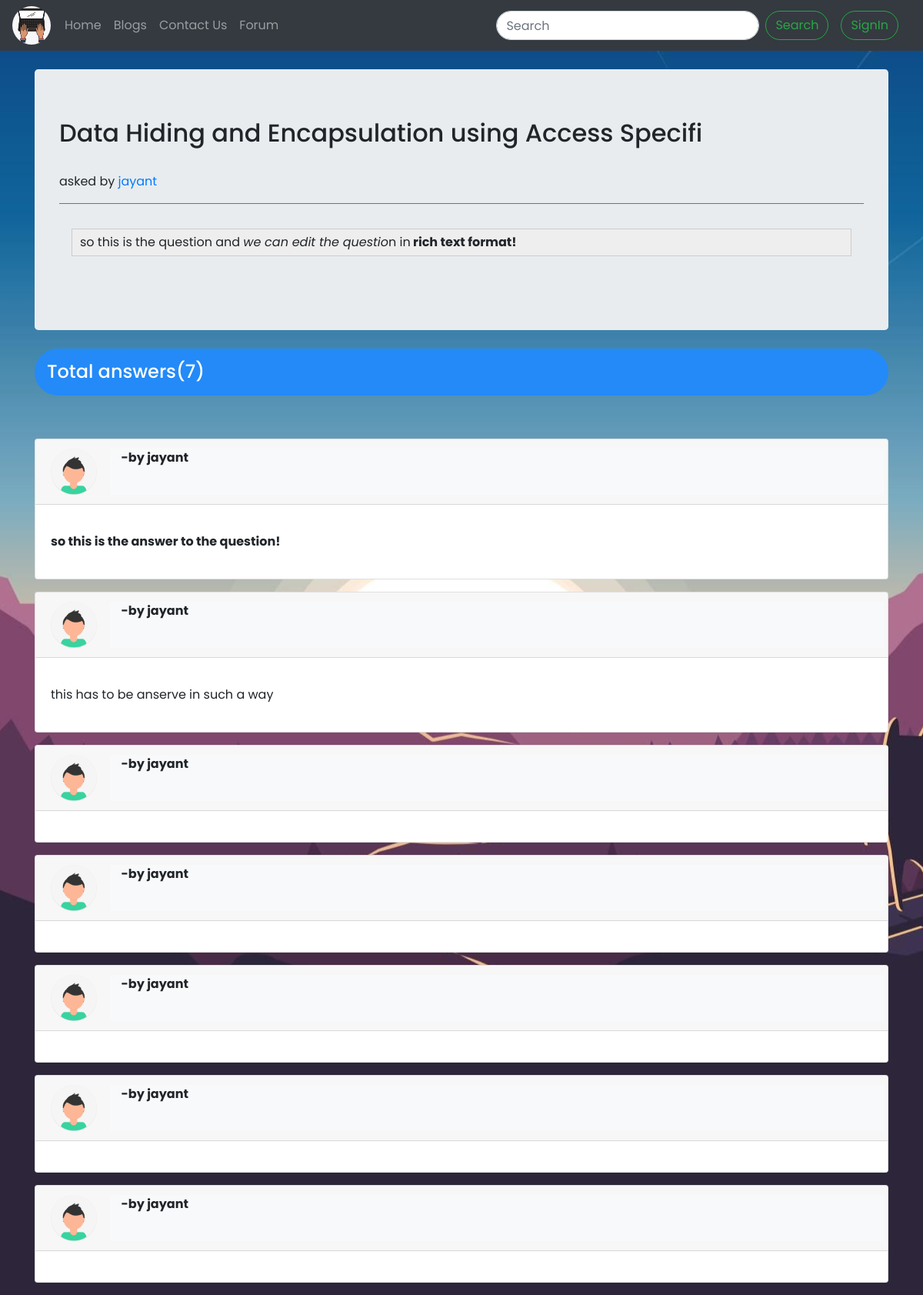
Screenshot of /doubts/Data-Hiding-and-Encapsulation-using-Access-Specifi with the database file from the repository.
### quesAns/models.py (models this page shows, shortened)
class Question(models.Model):
    sno = models.AutoField(primary_key=True)
    title = models.CharField(max_length=100)
    content = RichTextField(blank=True, null=True)
    author = models.CharField(max_length=50)
    slug = models.CharField(max_length=200)
    time_stamp = models.DateTimeField(auto_now_add=True)
    class Meta:
        ordering = ['-time_stamp']

class answer(models.Model):
    question = models.ForeignKey(Question, default=None, on_delete=CASCADE)
    answer = models.TextField(default=None)
    author = models.CharField(max_length=50)
    time_stamp = models.DateTimeField(auto_now_add=True)

### quesAns/views.py (the view)
# urls.py: path('<str:slug>', views.question_post, name='question_post'),
def question_post(request, slug):
    question = Question.objects.filter(slug=slug).first()
    answers = answer.objects.filter(question=question)
    context = {'question': question, 'answers': answers}
    return render(request, 'questions/question_post.html', context)

### templates/questions/question_post.html (shortened to what this page needs)
{% extends 'base.html' %}
{% load static %}
{% block head %}
<link rel="stylesheet" href="{% static 'questionPost.css' %}">
{% endblock head %}
{% block body %}
<div class="container">
  <div class="jumbotron my-4 ">
    <div class="blog-post">
      <h2 class="blog-post-title">{{question.title}}</h2>
      <p class="blog-post-meta">asked by <a href="#">{{question.author}}</a></p>
      <div class="post-content border-top border-secondary p-3 text-justify">
        <p>{{question.content|safe}}</p>
      </div>
    </div>
  </div>
</div>
<div class="container">
  <h2 class='my-3' id="answercount">Total answers({{answers.count}})</h2>
  <br>
  {% for answer in answers %}
  <div class="card my-3">
    <div class="card-header">
      <div class="row">
        <div class="col-md-1">
          <img src="/static/images/avatar.png" alt="" height="60px">
        </div>
        <div class="col-md-11 bg-light">
          <b>-by {{answer.author}}</b>
        </div>
      </div>
    </div>
    <div class="card-body">
      <p class="card-text">{{answer.answer|safe}}</p>
    </div>
  </div>
  {% endfor %}
</div>
{% endblock body %}

### static/base.css (style rules this page uses)
body { margin: 0px !important; font-family: 'Poppins', sans-serif !important; font-size: 1rem !important; background:url("/static/images/vector-purple.jpg"); background-repeat: repeat; background-blend-mode: darken; background-position: center; }

### static/questionPost.css (style rules this page uses)
#answercount { color: white; padding:1rem; background-color:rgb(35, 138, 248); border-radius: 2rem; font-size: 1.5rem; }

### rows the page displays
Question: title "Data Hiding and Encapsulation using Access Specifi", author "jayant", content "so this is the question and we can edit the questio n in rich text format!"
answer: author "jayant", answer "so this is the answer to the question!"
answer: author "jayant", answer "this has to be anserve in such a way"
answer: author "jayant"
answer: author "jayant"
answer: author "jayant"
answer: author "jayant"
answer: author "jayant"

### other values shown
{{ answers.count }} "7"
